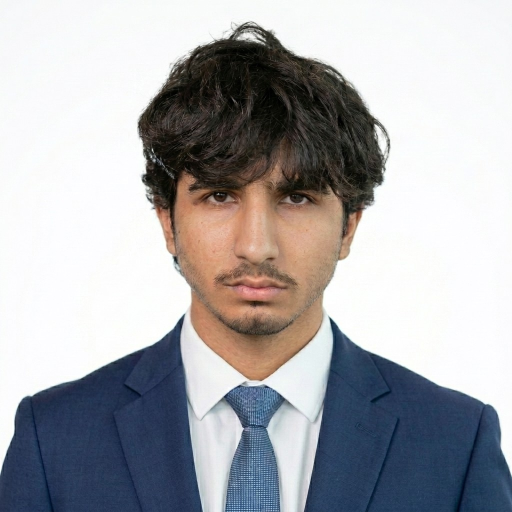
#> input picture source/headshot.jpg, 1024 x 1024 px (shown at 1/2 size)
$ python -i build_portrait_svg.py   (imports and definitions only)
#> lines starting #> are read from the running program, lines starting #| are printed output that depends on the picture
"""Build assets/hero_portrait_hud.svg: a character-grid portrait with a CRT HUD.

The photo is cut out from its white backdrop, contrast-equalised (CLAHE +
gamma), sampled onto an 85-row monospace grid and written as one <text> per
row. Every row is typed in by its own cursor, two glyphs per keystroke, rows
starting in a wave from the top, then an emerald/cyan
radar sweep idles over the frame. A telemetry strip (contributions, active
days, weekly sparkline) and a link bar sit beside and under the portrait.
"""
from __future__ import annotations

import re
import sys
from pathlib import Path

import numpy as np
from PIL import Image, ImageDraw, ImageFilter

import ghdata
from svgkit import (BG, CYAN, CYAN_SOFT, DIM, EDGE, EDGE_HI, EMERALD, EMERALD_DEEP, MINT, MUTED,
                    PANEL, ROOT, TEXT, document, esc, frame, owner, smooth_path, write)

PHOTO = ROOT / "source" / "headshot.jpg"
ROWS = 85
CROP = (200, 22, 844, 868)          # x0, y0, x1, y1 in the 1024px source: head and collar
FS = 7.0                            # font size == row pitch
CW = FS * 0.6                       # JetBrains Mono advance: exactly 0.6em
RAMP = " .`:-=+*cxoaO#%@"           # sparse -> dense (glyph mode)
CODE_MODE = True                    # draw the face with this script's own source code
LEVELS = 8                          # tonal classes (fill-opacity steps)
REVEAL = 2.4                        # seconds for the top-to-bottom draw

W, H = 960, 750
PX, PY = 26, 54                     # portrait origin


# [27 lines left out: function clahe, not called in this run]


def subject_mask(rgb: Image.Image) -> np.ndarray:
    """Alpha for everything that isn't the white studio backdrop."""
    a = np.asarray(rgb).astype(float)
    cand = (a.min(2) > 214) & (np.ptp(a, axis=2) < 22)
    m = Image.fromarray(np.where(cand, 255, 0).astype(np.uint8)).copy()
    w, h = m.size
    # flood from the top and side edges only: the shirt touches the bottom edge
    seeds = [(x, 0) for x in range(0, w, 4)] + [(0, y) for y in range(0, h, 4)] + \
            [(w - 1, y) for y in range(0, h, 4)]
    for s in seeds:
        if m.getpixel(s) == 255:
            ImageDraw.floodfill(m, s, 128)
    bg = np.asarray(m) == 128
    alpha = Image.fromarray(np.where(bg, 0, 255).astype(np.uint8)).filter(ImageFilter.GaussianBlur(3))
    return np.asarray(alpha).astype(float) / 255


# [271 lines left out: functions code_stream, portrait_grid, portrait_rows, telemetry, build, not called in this run]


# [2 lines not run here, left out]

>>> import cv2
>>> picture = cv2.imread('../source/headshot.jpg', cv2.IMREAD_GRAYSCALE)
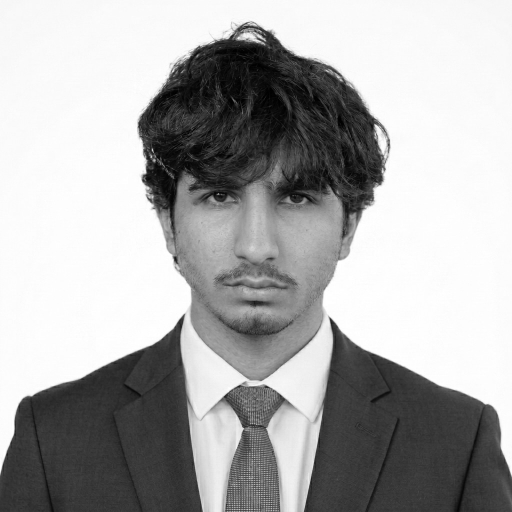
#> picture: shape (1024, 1024) (shown at 1/2 size); min 0, max 255, mean 170.7
>>> result = subject_mask(picture)
#> (the run stopped early here; a loop or call above may not have finished)
